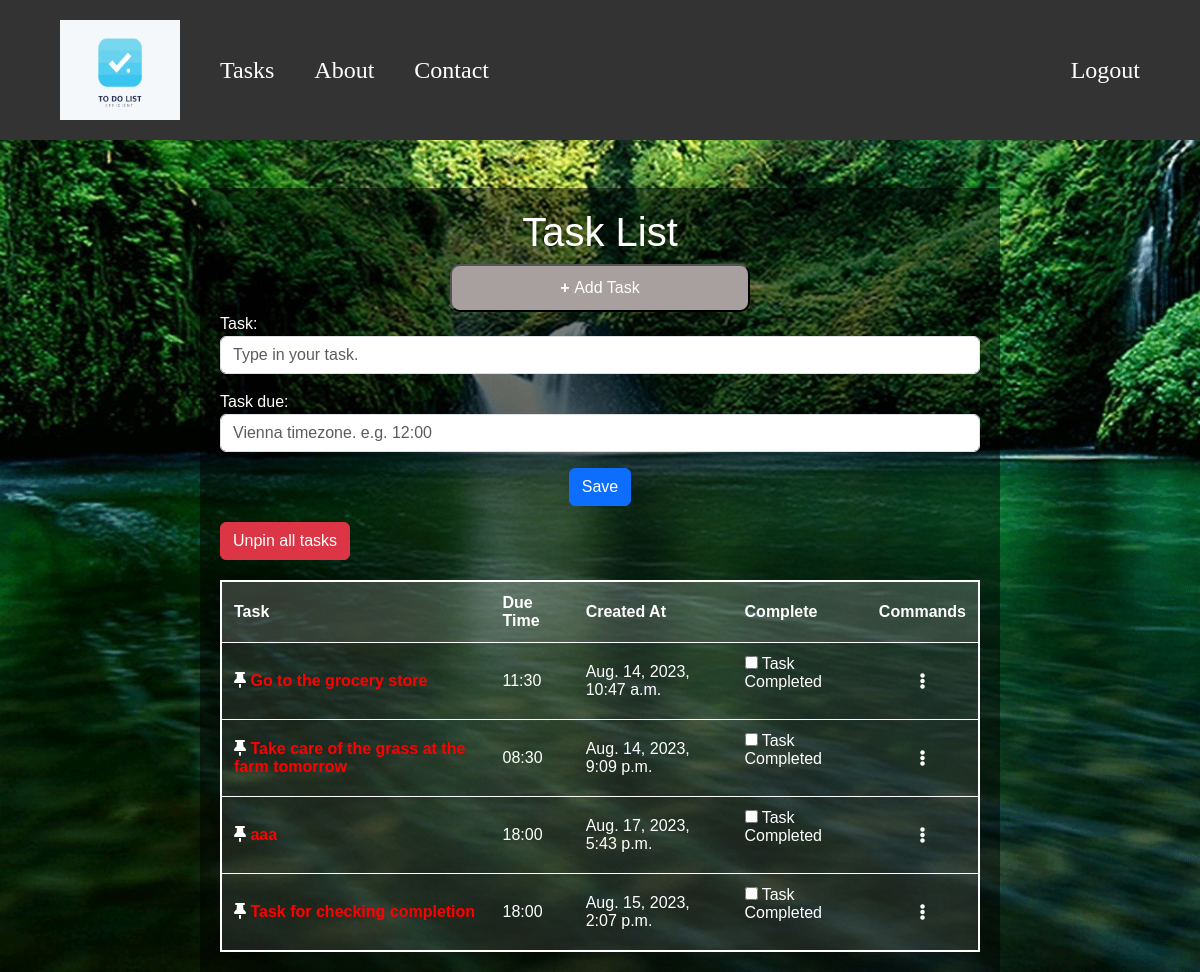
The page /tasks_list/ (signed in) on the database as committed earlier.
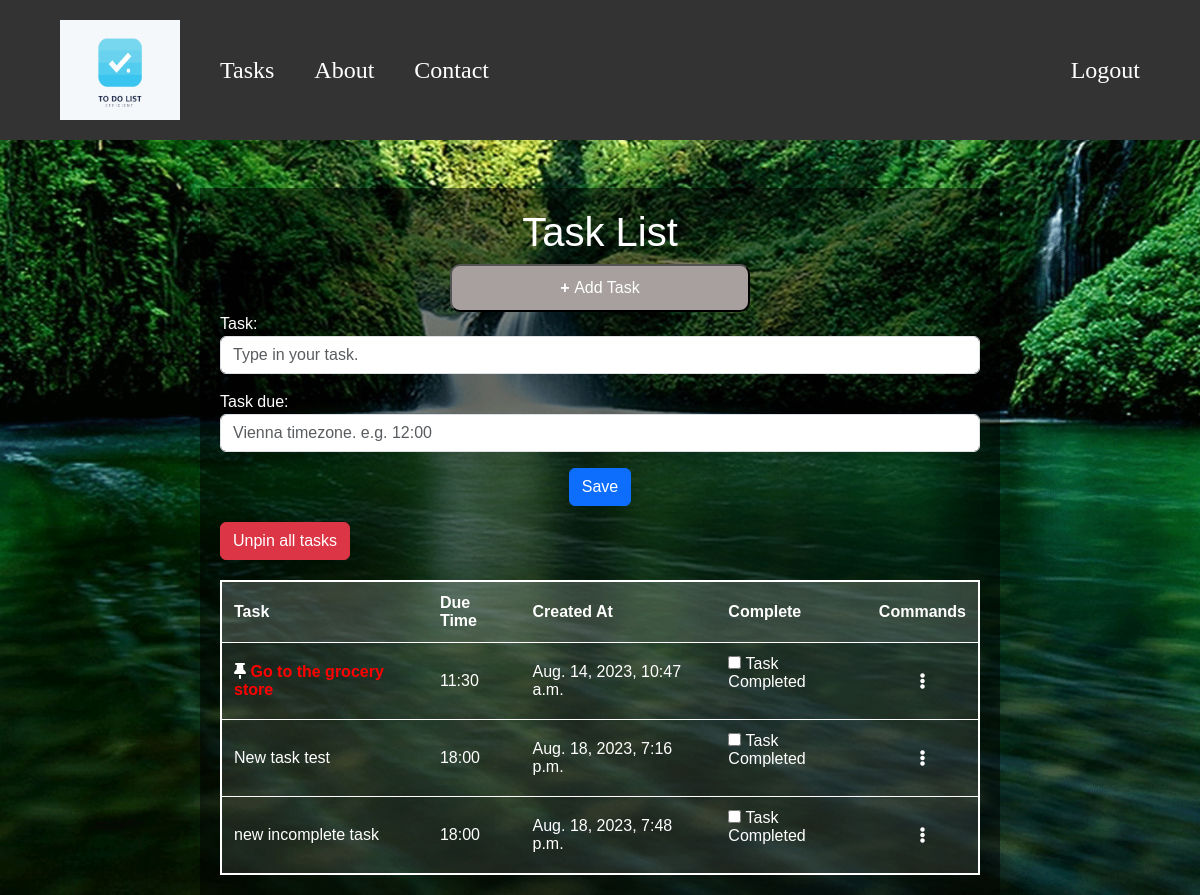
The same page on the database as committed later.
### tdlist/models.py (models this page shows, shortened)
class Task(models.Model):
    user = models.ForeignKey(User, on_delete=models.CASCADE, null=True, blank=True)
    task = models.TextField(verbose_name="Task")
    task_due = models.TimeField(blank=True, null=True)
    created_at = models.DateTimeField(auto_now_add=True)
    pinned = models.BooleanField(default=False)
    complete = models.ForeignKey("TaskCompletion", on_delete=models.CASCADE, null=True)
    objects = TaskOrderManager()

class TaskCompletion(models.Model):
    task_name = models.OneToOneField(Task, on_delete=models.CASCADE, related_name='completion')
    task_completion = models.BooleanField(default=False)

### tdlist/views.py (the view, shortened to what this page needs)
# urls.py: path('tasks_list/', login_required(views.CreateTaskView.as_view()), name='tasks_list'),
class CreateTaskView(CreateView):
    model = Task
    template_name = 'tasks/task_list.html'
    form_class = CreateTaskForm
    success_url = reverse_lazy('tasks_list')
    def get_context_data(self, **kwargs):
        context = super().get_context_data(**kwargs)
        context['tasks'] = Task.objects.pinned_first_and_completed_last().filter(user=self.request.user)
        context['tasks_pinned'] = Task.objects.filter(pinned=True)
        return context

### tdlist/forms.py
class CreateTaskForm(forms.ModelForm):
    class Meta:
        model = Task
        fields = ('task', 'task_due', 'user')
        widgets = {
            'task': forms.TextInput(attrs={'class': 'form-control', 'placeholder':'Type in your task.'}),
            'user': forms.TextInput(attrs={'class':'form-control','id':'user','value':'', 'type':'hidden'}),
            'task_due': forms.TimeInput(attrs={'class':'form-control', 'placeholder':'Vienna timezone. e.g. 12:00'})
        }

### tdlist/models.py (called while the page is built)
    def pinned_first_and_completed_last(self):
        return self.get_queryset().order_by('-pinned', 'complete__task_completion')

### tdlist/templates/tasks/task_list.html (shortened to what this page needs)
{% extends 'base.html' %}
{% load static %}
{% block content %}
<head>
    <link rel="stylesheet" href="{% static 'css/tasks_list.css' %}">
</head>
<body>
    <br><br>
    <div class="container">
        <h1>Task List</h1>
        <div class="button-class">
        <button id="toggle-form-btn" class="add-task-button"><strong>+ </strong>Add Task</button>
        </div>
        <div id="create-form-container">
            <form method="POST" id="create-form">
                {{form.as_p}}
                <div class="button-class">
                <button type="submit" class="btn btn-primary">Save</button>
                </div>
            </form>
        </div>
            <table id="task-list">
                <thead>
                    <tr>
                        <th>Task</th>
                        <th>Due Time</th>
                        <th>Created At</th>
                        <th>Complete </th>
                        <th>Commands</th>
                    </tr>
                </thead>
                <tbody>
                    {% if tasks_pinned %}
                        <button id="unpin-all-tasks" class="btn btn-danger">Unpin all tasks</button>
                    {%endif%}
                        {% for task in tasks %}
                        <tr class="{% if completed_tasks %}completed{%endif%}">
                            <td data-task-id="{{ task.pk }}" class="pinned-icon">
                                {% if task.pinned %}
                                    <span><i class="fa-solid fa-thumbtack" ></i></span>
                                    <strong style="color: Red;">{{task.task}}</strong>
                                {%else%}
                                    {{task.task}}
                                {% endif %}
                            </td>
                            <td>{{ task.task_due|date:"H:i" }}</td>
                            <td>{{ task.created_at }}</td>
                            <td>
                                <form id="completion-form-{{ task.id }}" method="POST" action="{% url 'task_completion' task.pk %}">
                                    <label>
                                        <input type="checkbox" name="task_completion"
                                        {% if task.complete and task.complete.task_completion %}
                                        checkbox.checked
                                        {% endif %}>
                                        Task Completed
                                    </label>
                                </form>
                            </td>
                            <td>
                                <div class="dropdown" id="dropdown-menu" onclick="toggleDropdown(this)">
                                    <i class="fas fa-ellipsis-v"></i>
                                </div>
                            </td>
                        </tr>
                        {% endfor %}
                    </tbody>
                </table>
        </div>
</body>
</html>
{%endblock%}

### tdlist/templates/base.html (shortened to what this page needs)
{% load static %}
<head>
    <link href="https://cdn.jsdelivr.net/npm/bootstrap@5.3.0-alpha3/dist/css/bootstrap.min.css" rel="stylesheet">
    <link rel="stylesheet" href="https://cdnjs.cloudflare.com/ajax/libs/font-awesome/5.15.3/css/all.min.css" />
</head>
{%block background%}
<body id="bg" style="background-image: url('{% static "img/background1.gif"%}');">
{%endblock%}
{% include 'navbar.html' %}
{%block content%}{%endblock%}

### tdlist/templates/navbar.html (shortened to what this page needs)
<!DOCTYPE html>
{% load static %}
<html lang="en">
<head>
</head>
<body>
    <nav class="navbar">
        <div class="navbar-start">
            <a href="#" class="navbar-item"><img src="{% static 'img/logo.png' %}" width="120px" height="100px"></a>
            <a href="{% url 'tasks_list' %}" class="navbar-item">Tasks</a>
            <a href="{% url 'about' %}" class="navbar-item">About</a>
            <a href="{% url 'contact' %}" class="navbar-item">Contact</a>
        </div>
        <div class="navbar-end">
          {% if user.is_authenticated %}
            <a href="{% url 'logout' %}" class="navbar-item">Logout</a>
          {%else%}
            <a href="{% url 'login' %}" class="navbar-item">Login</a>
            <a href="{% url 'register' %}" class="navbar-item">Register</a>
          {%endif%}
        </div>
    </nav>
</body>
</html>

### static/css/tasks_list.css (style rules this page uses)
body { font-family: Arial, sans-serif; color: #fff; }
.container { max-width: 800px; margin: 0 auto; padding: 20px; background-color: rgba(0, 0, 0, 0.5); }
h1 { text-align: center; }
table { width: 100%; border-collapse: collapse; margin-top: 20px; }
th, td { padding: 12px; text-align: left; border-bottom: 1px solid #fff; }
th { background-color: rgba(255, 255, 255, 0.2); }
table { border: 2px solid #fff; border-radius: 5px; }
th, td { transition: background-color 0.3s ease; }
td { background-color: rgba(255, 255, 255, 0.1); }
td:last-child { text-align: center; }
.add-task-button { background: #a89f9f; color: rgb(255, 255, 255); border-radius: 10px; width: 300px; padding: 10px 6px; }
.button-class { text-align: center; }
.dropdown { position: relative; display: inline-block; cursor: pointer; }

### tdlist/templates/base.html (style rules this page uses)
#bg { background-size: cover; }

### tdlist/templates/navbar.html (style rules this page uses)
body { margin: 0; padding: 0; font-family: Arial, sans-serif; }
.navbar { background-color: #333; display: flex; justify-content: space-between; align-items: center; padding: 20px 40px; width: 100%; z-index: 100; transition: padding 0.3s ease-in-out; padding-top: 10px; }
.navbar-item { color: #fff; text-decoration: none; margin: 0 20px; width: 100%; font-family: 'Times New Roman', Times, serif; font-size: 24px; transition: color 0.3s ease-in-out; }
.navbar-start { display: flex; align-items: center; }
.navbar-end { display: flex; align-items: center; }
@media (min-width: 768px) { .navbar { max-width: 1200px; margin: 0 auto; } }

Rows that differ between the two databases and show on the page:
removed Task: task "Take care of the grass at the farm tomorrow", task_due "08:30", created_at "Aug. 14, 2023, 9:09 p.m."
removed Task: task "aaa", task_due "18:00", created_at "Aug. 17, 2023, 5:43 p.m."
removed Task: task "Task for checking completion", task_due "18:00", created_at "Aug. 15, 2023, 2:07 p.m."
added Task: task "New task test", task_due "18:00", created_at "Aug. 18, 2023, 7:16 p.m."
added Task: task "new incomplete task", task_due "18:00", created_at "Aug. 18, 2023, 7:48 p.m."
